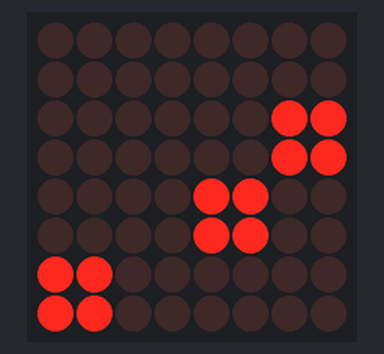
This sketch was run on a simulated Arduino Uno, built with avr-gcc and run on an emulated ATmega328P. On the bench: 8×8 LED matrix. The local clock reads 2024-03-15 10:24:30 at power-on unless the sketch sets it.

Above: at 0.1 s.
At 30.1 s:
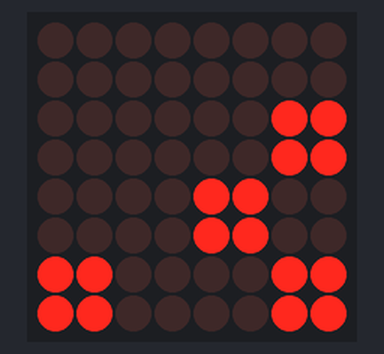
At 90.3 s:
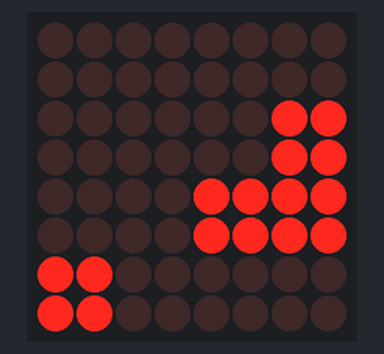

The sketch:

Binary_Matrix_Clock.ino
```cpp
#include "Arduino.h"
#include "LedControl.h"
#include "TimeLib.h"
#include "DS3232RTC.h"

LedControl lc=LedControl(12,10,11,1);


byte enlargeBinaryNumber(byte number, int factor) {
	// double each bit of the given number
	// factor must be 1 or 2
	// if factor = 2, only the 4 LSBs of number are used
	if (factor < 1) {
		factor = 1;
	}
	if (factor > 2) {
		factor = 2;
	}
	byte result = (byte) number;
	if (factor == 2) {
		number &= B00001111; // we only use the 4 LSBs of given number
		byte pattern = B00000001;
		result  = B00000000;
		for (int i = 0; i < 4; i++) {
			byte temp = number & pattern;
			result = result >> 2;
			if (temp == B00000001) {
				result |= B11000000;
			}
			number = number >> 1;
		}
	}

	return result;
}

void setNumberToMatrixColumn(int column, int number, int factor, int intensity) {
	// print a number ranging from 0 - 59 into column and column + 1 of led matrix
	// each bit consists of a factor x factor array of LEDs
	// intensity must range from 0 .. 15
	byte firstDigit  = enlargeBinaryNumber((byte)(number / 10), factor);
	byte secondDigit = enlargeBinaryNumber((byte)(number % 10), factor);

	lc.setIntensity(0,intensity);
	for (int i=0; i < factor; i++) {
		lc.setColumn(0, factor * column + i, firstDigit);
	}
	for (int i=0; i < factor; i++) {
		lc.setColumn(0, factor * column + factor + i, secondDigit);
	}
}

void setNumberToMatrixRow(int row, int number, int factor, int intensity) {
	// print a number ranging from 0 - 59 into row and row + 1 of led matrix
	// each bit consists of a factor x factor array of LEDs
	// intensity must range from 0 .. 15
	byte firstDigit  = enlargeBinaryNumber((byte)(number / 10), factor);
	byte secondDigit = enlargeBinaryNumber((byte)(number % 10), factor);

	lc.setIntensity(0,intensity);
	for (int i=0; i < factor; i++) {
		lc.setRow(0, factor * row + i, firstDigit);
	}
	for (int i=0; i < factor; i++) {
		lc.setRow(0, factor * row + factor + i, secondDigit);
	}
}

void wakeUpMatrix(void) {
	// The MAX72XX is in power-saving mode on startup, we have to do a wakeup call
	lc.shutdown(0,false);
	// Set the brightness to a medium value
	lc.setIntensity(0,8);
	// and clear the display
	lc.clearDisplay(0);
}

//The setup function is called once at startup of the sketch
void setup()
{
	wakeUpMatrix();
	setSyncProvider(RTC.get);   // the function to get the time from the RTC
	Serial.begin(9600);
}

// The loop function is called in an endless loop
void loop()
{
	//Add your repeated code here
	time_t t = now();
	int intensity = 4;
	setNumberToMatrixColumn(0, hour(t), 2, intensity);
	setNumberToMatrixColumn(2, minute(t), 2, intensity);
	delay(250);
}
```

Measured:
- what the display in image 1 shows lasts 60.2 s, from 30.1 s to 90.3 s
